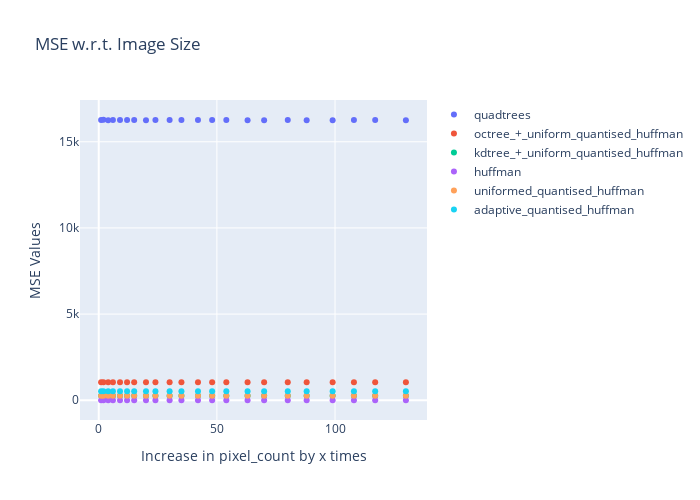

Write notebook code for a chart like this one.
### Code cell
plot_image(pixel_counts, mseValues, "MSE w.r.t. Image Size", "MSE Values")

### Figure 1 — Plotly figure (JSON) as saved in the notebook; plotly's stock layout.template omitted (floating-point values rounded to 4 significant figures)
{"data": [{"mode": "markers", "name": "quadtrees", "type": "scatter", "x": [1, 2, 4, 6, 9, 12, 15, 20, 24, 30, 35, 42, 48, 54, 63, 70, 80, 88, 99, 108, 117, 130], "y": [16270.0, 16280.0, 16250.0, 16260.0, 16260.0, 16260.0, 16260.0, 16250.0, 16260.0, 16260.0, 16260.0, 16260.0, 16260.0, 16260.0, 16260.0, 16250.0, 16260.0, 16250.0, 16260.0, 16260.0, 16260.0, 16260.0]}, {"mode": "markers", "name": "octree_+_uniform_quantised_huffman", "type": "scatter", "x": [1, 2, 4, 6, 9, 12, 15, 20, 24, 30, 35, 42, 48, 54, 63, 70, 80, 88, 99, 108, 117, 130], "y": [1051.0, 1052.0, 1051.0, 1052.0, 1051.0, 1051.0, 1051.0, 1050.0, 1051.0, 1051.0, 1051.0, 1051.0, 1051.0, 1051.0, 1051.0, 1051.0, 1051.0, 1051.0, 1051.0, 1051.0, 1051.0, 1051.0]}, {"mode": "markers", "name": "kdtree_+_uniform_quantised_huffman", "type": "scatter", "x": [1, 2, 4, 6, 9, 12, 15, 20, 24, 30, 35, 42, 48, 54, 63, 70, 80, 88, 99, 108, 117, 130], "y": [255.1, 254.9, 254.8, 254.9, 254.8, 254.9, 254.8, 254.8, 254.8, 254.9, 254.9, 254.9, 254.8, 254.9, 254.9, 254.9, 254.8, 254.9, 254.9, 254.8, 254.8, 254.9]}, {"mode": "markers", "name": "huffman", "type": "scatter", "x": [1, 2, 4, 6, 9, 12, 15, 20, 24, 30, 35, 42, 48, 54, 63, 70, 80, 88, 99, 108, 117, 130], "y": [0, 0.0001707, 0.01153, 0.002888, 0.007433, 0, 0, 0, 0.001318, 0, 0.003073, 0.0001383, 0, 0.0005263, 0.0002947, 0, 1.5e-05, 0.002142, 0.001594, 0.0004646, 0.001081, 0.0003472]}, {"mode": "markers", "name": "uniformed_quantised_huffman", "type": "scatter", "x": [1, 2, 4, 6, 9, 12, 15, 20, 24, 30, 35, 42, 48, 54, 63, 70, 80, 88, 99, 108, 117, 130], "y": [255.1, 254.9, 254.8, 254.9, 254.8, 254.9, 254.8, 254.8, 254.8, 254.9, 254.9, 254.9, 254.8, 254.9, 254.9, 254.9, 254.8, 254.9, 254.9, 254.8, 254.8, 254.9]}, {"mode": "markers", "name": "adaptive_quantised_huffman", "type": "scatter", "x": [1, 2, 4, 6, 9, 12, 15, 20, 24, 30, 35, 42, 48, 54, 63, 70, 80, 88, 99, 108, 117, 130], "y": [529.1, 528.6, 528.0, 528.4, 528.3, 528.7, 528.7, 528.4, 528.5, 528.6, 528.3, 528.5, 528.3, 528.4, 528.5, 528.5, 528.6, 528.6, 528.6, 528.5, 528.6, 528.5]}], "layout": {"height": 500, "showlegend": true, "title": {"text": "MSE w.r.t. Image Size"}, "width": 700, "xaxis": {"autorange": true, "range": [-8.071, 139.1], "title": {"text": "Increase in pixel_count by x times"}, "type": "linear"}, "yaxis": {"autorange": true, "range": [-1146.0, 17420.0], "title": {"text": "MSE Values"}, "type": "linear"}}}
